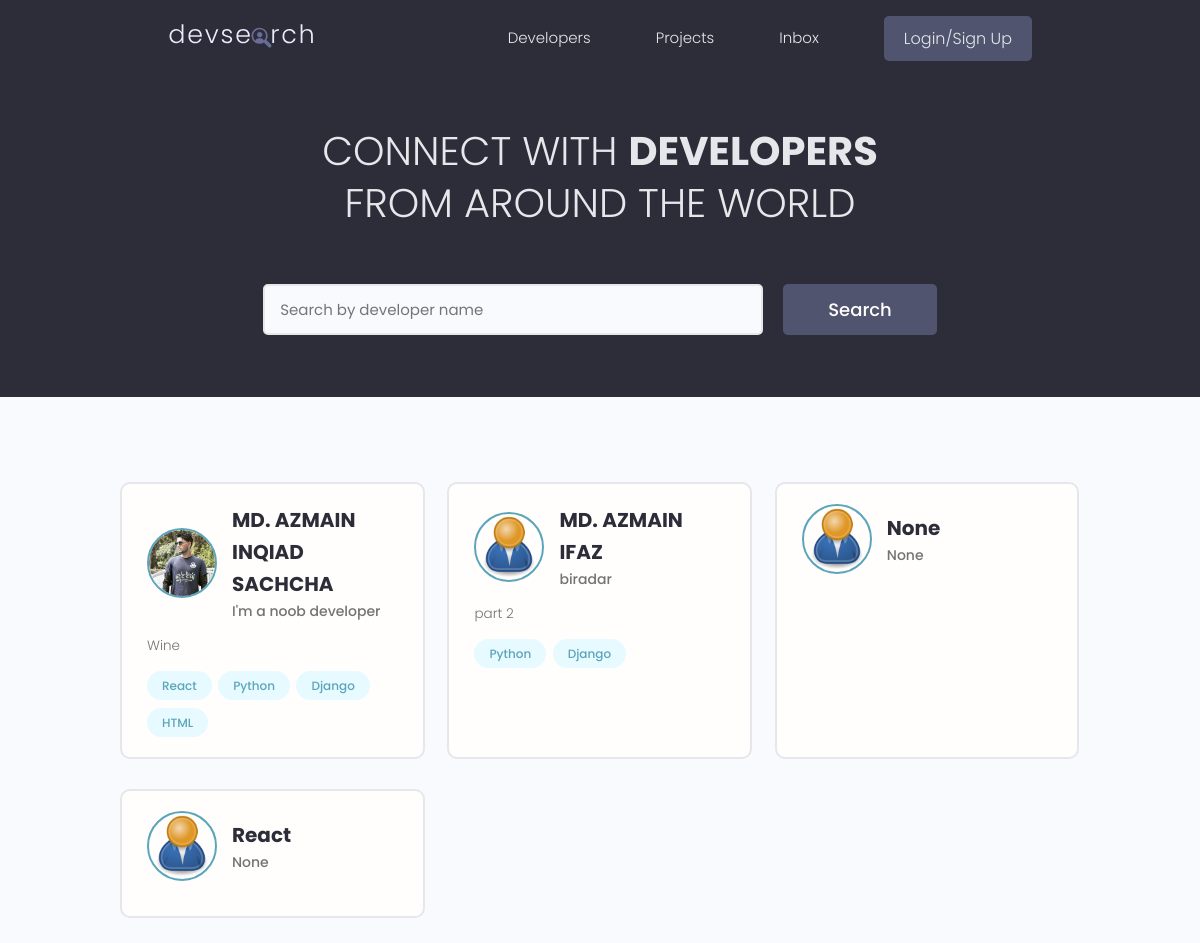
The page / on the database its author committed.
### users/models.py (models this page shows, shortened)
class Profiles(models.Model):
    user = models.OneToOneField(User, on_delete=models.CASCADE, null=True, blank=True)
    name = models.CharField(max_length=222, null=True, blank=True)
    email = models.EmailField(max_length=200, null=True, blank=True)
    username = models.CharField(max_length=200, blank=True, null=True)
    location = models.CharField(max_length=200, blank=True, null=True)
    short_intro = models.CharField(max_length=300, null=True, blank=True)
    bio = models.TextField(null=True, blank=True)
    profile_image = models.ImageField(null=True, blank=True,upload_to='profiles/', default='profiles/user-default.png' )
    social_twitter = models.CharField(max_length=222, null=True, blank=True)
    social_Linkedin = models.CharField(max_length=222, null=True, blank=True)
    social_github = models.CharField(max_length=222, null=True, blank=True)
    social_Youtube = models.CharField(max_length=222, null=True, blank=True)
    social_Facebook = models.CharField(max_length=222, null=True, blank=True)
    social_website = models.CharField(max_length=222, null=True, blank=True)
    social_Instagram = models.CharField(max_length=222, null=True, blank=True)
    created = models.DateTimeField(auto_now_add=True)
    id = models.UUIDField(default=uuid.uuid4, unique=True, editable=False, primary_key=True)

class Skill(models.Model):
    owner = models.ForeignKey(Profiles, on_delete=models.CASCADE, null=True, blank=True)
    name = models.CharField(max_length=200, null=True, blank=True)
    description = models.TextField(null=True, blank=True)
    created = models.DateTimeField(auto_now_add=True)
    id = models.UUIDField(default=uuid.uuid4, unique=True, editable=False, primary_key=True)
    def __str__(self):
        return str(self.name)

### users/views.py (the view)
# urls.py: path('', views.profiles, name= 'profiles'),
def profiles(request):
    profile = Profiles.objects.all()
    context = {
        "profiles":profile
    }
    return render(request, 'users/profiles.html', context)

### users/templates/users/profiles.html (shortened to what this page needs)
{% extends 'main.html' %}
{% block body %}
  <main class="home">
    <section class="hero-section text-center">
      <div class="container container--narrow">
        <div class="hero-section__box">
          <h2>CONNECT WITH <span>DEVELOPERS</span></h2>
          <h2>FROM AROUND THE WORLD</h2>
        </div>
        <div class="hero-section__search">
          <form class="form" action="#" method="get">
            <div class="form__field">
              <input class="input input--text" id="formInput#search" type="text" name="text"
                placeholder="Search by developer name" />
            </div>
            <input class="btn btn--sub btn--lg" type="submit" value="Search" />
          </form>
        </div>
      </div>
    </section>
    <section class="devlist">
      <div class="container">
        <div class="grid grid--three">
        {% for profile in profiles %}
          <div class="column card">
            <div class="dev">
              <a href="{% url 'user-profile' profile.id %}" class="card__body">
                <div class="dev__profile">
                  <img class="avatar avatar--md" src="{{profile.profile_image.url}}" alt="image" />
                  <div class="dev__meta">
                    <h3>{{profile.name}}</h3>
                    <h5>{{profile.short_intro}}</h5>
                  </div>
                </div>
                <p class="dev__info">{{profile.bio|slice:'150'}}</p>
                <div class="dev__skills">
                    {% for skill in profile.skill_set.all|slice:"5" %}
                  <span class="tag tag--pill tag--main">
                    <small>{{skill}}</small>
                  </span>
                  {% endfor %}
                </div>
              </a>
            </div>
          </div>
          {%endfor%}
        </div>
      </div>
    </section>
  </main>
  {% endblock %}

### static/styles/app.css (style rules this page uses)
.btn--sub { background-color: var(--color-sub-light); }
.card { border: 2px solid var(--color-light); }
img { width: 100%; }
.hero-section { height: 40vh; display: flex; align-items: center; background-color: var(--color-sub); }
.hero-section__box { margin-bottom: 4rem; }
.hero-section__box > h2, .hero-section__box > h2 > span { font-size: 4rem; color: var(--color-light); line-height: 1.3; text-transform: uppercase; }
.hero-section__box > h2 { font-weight: 300; }
.hero-section__box > h2 > span { font-weight: 700; }
.hero-section__search > .form { display: flex; align-items: center; justify-content: center; gap: 2rem; }
.hero-section__search > .form input.input--text { width: 50rem; }
.devlist { margin-top: 8rem; }
.devlist .grid { align-items: stretch; }
.devlist .dev .dev__profile { display: flex; align-items: center; gap: 1.5rem; }
.devlist .dev .dev__meta h3 { color: var(--color-sub); font-size: 2rem; font-weight: 700; }
.devlist .dev .dev__meta h5 { color: var(--color-text); font-size: 1.4rem; font-weight: 500; }
.devlist .dev .dev__info { margin: 1.5rem 0; font-size: 1.35rem; line-height: 1.4; text-align: justify; }

### static/uikit/styles/modules/_base.css (style rules this page uses)
* { margin: 0; padding: 0; box-sizing: border-box; text-rendering: optimizeLegibility; color: inherit; font-size: inherit; }
body { line-height: 1.6; font-weight: 400; font-size: 1.5rem; color: var(--color-text); background-color: var(--color-bg); min-height: 100vh; }

### static/uikit/styles/modules/_typography.css (style rules this page uses)
* { font-family: var(--font-base); }
h2 { font-size: 3.6rem; font-weight: var(--font-bold); }
h3 { font-size: 3.2rem; font-weight: var(--font-medium); }
h5 { font-size: 2.4rem; font-weight: var(--font-medium); }
h5, h6 { font-weight: var(--font-regular); }
p, span, strong { font-size: 1.6rem; color: var(--color-text); font-weight: var(--font-regular); }
a { padding-bottom: 2px; text-decoration: none; display: inline-block; color: var(--color-main); font-weight: var(--font-medium); }

### static/uikit/styles/modules/_utilities.css (style rules this page uses)
.container { width: 92%; max-width: 165rem; margin: 0 auto; box-sizing: border-box; }
.container--narrow { width: 92%; max-width: 120rem; }
@media screen and (min-width: 1000px) { .container { width: 90%; } }
@media screen and (min-width: 1000px) { .container--narrow { width: 85%; } }
@media screen and (min-width: 1200px) { .container { width: 80%; } }
@media screen and (min-width: 1200px) { .container--narrow { width: 72%; } }
.text-center { text-align: center; }

### static/uikit/styles/modules/_avatar.css (style rules this page uses)
.avatar { border-radius: 50%; border: 2px solid var(--color-main); object-fit: cover; }
.avatar--md { height: 7rem; width: 7rem; }

### static/uikit/styles/modules/_button.css (style rules this page uses)
.btn { display: inline-block; position: relative; cursor: pointer; background-color: var(--color-light); font-weight: var(--font-medium); color: var(--color-sub); text-decoration: none; padding: 1rem 2rem; border-radius: 0.5rem; border: none; width: -webkit-fit-content; width: -moz-fit-content; width: fit-content; height: -webkit-fit-content; height: -moz-fit-content; height: fit-content; font-size: 1.6rem; outline-width: 0; outline-color: transparent; -webkit-backface-visibility: hidden; backface-visibility: hidden; transition: all 0.3s ease-in-out; }
.btn--sub { background-color: var(--color-sub); color: var(--color-white); }
.btn--lg { font-size: 1.8rem; padding: 1.2rem 4.5rem; }

### static/uikit/styles/modules/_card.css (style rules this page uses)
.card { border-radius: 1rem; background-color: var(--color-white); border: 1.5px solid var(--color-light); width: auto; height: auto; margin-top: 0.5rem; margin-bottom: 0.5rem; overflow: hidden; }
.card__body, .card__header { padding: 2rem 2.5rem; }

### static/uikit/styles/modules/_form.css (style rules this page uses)
.form { display: block; }
.form__field { margin-top: 1.5rem; margin-bottom: 1.5rem; }
input.input[type='text'], input.input[type='email'], input.input[type='password'], input.input[type='number'], textarea.input { min-width: 24rem; width: 100%; padding: 1.2rem 1.5rem; border-radius: 0.5rem; border: 2px solid var(--color-light); transition: all 0.3s ease-in-out; background-color: var(--color-bg); }

### static/uikit/styles/modules/_tag.css (style rules this page uses)
.tag { display: inline-flex; align-items: center; background-color: var(--color-sub); height: -webkit-fit-content; height: -moz-fit-content; height: fit-content; width: -webkit-fit-content; width: -moz-fit-content; width: fit-content; border-radius: 0.5rem; padding: 0.5rem 1.5rem; font-size: 1.2rem; cursor: pointer; }
.tag:not(:last-child) { margin-right: 0.25rem; margin-bottom: 0.75rem; }
.tag > small { color: var(--color-white); }
.tag--pill { border-radius: 5rem; }
.tag--main, .tag--main > small { background: var(--color-main-light); color: var(--color-main); font-weight: 500; }

### rows shown on the page
Profiles: profile_image (picture), name "MD. AZMAIN INQIAD SACHCHA", short_intro "I'm a noob developer", bio "Wine"
Skill: name "React"
Skill: name "Python"
Skill: name "Django"
Skill: name "HTML"
Profiles: profile_image (placeholder picture), name "MD. AZMAIN IFAZ", short_intro "biradar", bio "part 2"
Skill: name "Python"
Skill: name "Django"
Profiles: profile_image (placeholder picture), name "None", short_intro "None"
Profiles: profile_image (placeholder picture), name "React", short_intro "None"
